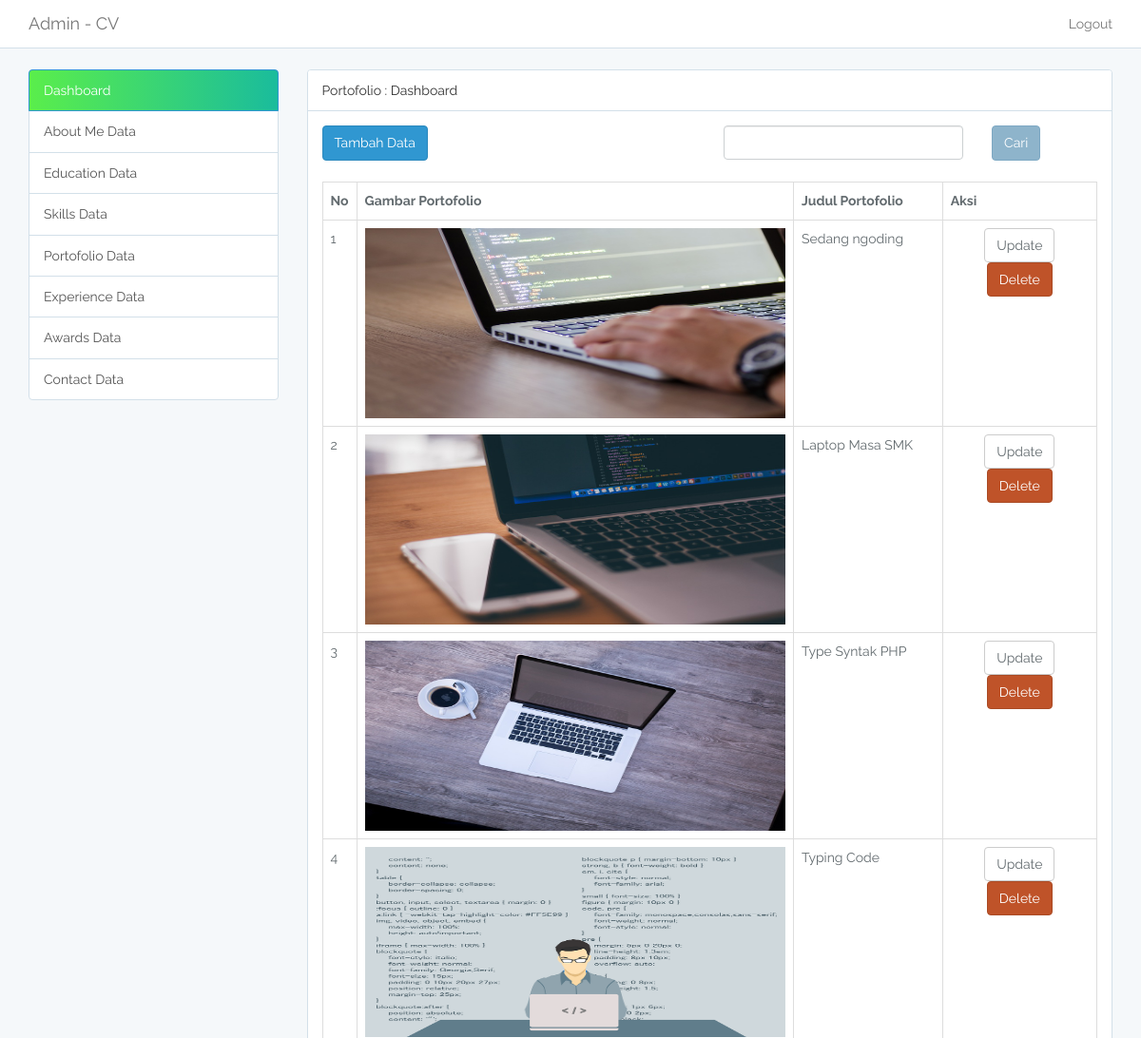
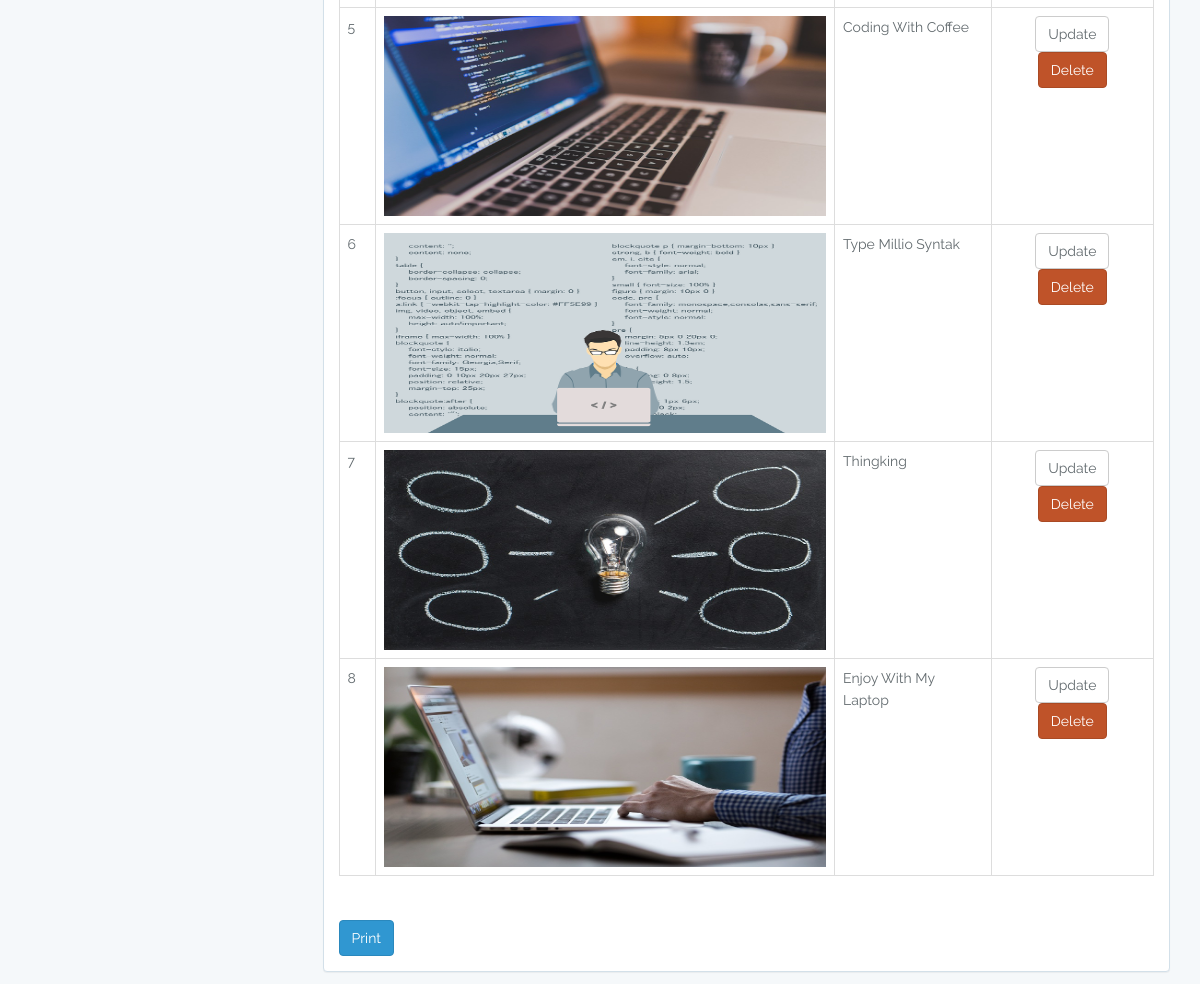
The app's page /cv_admin/dashboard.php?page=portofolio (signed in) with its own data (2 pictures, top to bottom).
### tables this page shows
CREATE TABLE `tb_portofolio` (
  `id` int(11) NOT NULL,
  `gambar_porto` varchar(30) NOT NULL,
  `judul_porto` varchar(30) NOT NULL
);

### cv_admin/portofolio.php (the view, shortened to what this page needs)
    <?php
    include_once "controller.php";
    $myFunction = new CV();
    $data = $myFunction->select("tb_portofolio");
    ?>
<div class="panel panel-default" id="panel-about">
<div class="panel-heading">Portofolio : Dashboard</div>
<div class="panel-body">
    <div class="row">
        <div class="col-sm-3">
            <a href="dashboard.php?page=addPortofolio" class="btn btn-primary">Tambah Data</a>
            <br>
            <br>
        </div>
        <div class="col-sm-4 col-sm-offset-3">
            <form method="post">
                <div class="form-group">
                    <input type="search" class="form-control" name="search"></button>
                </div>
        </div>
        <div class="col-sm-1">
            <button class="btn btn-info" name="getCari">Cari
        </div>
    </div>
    <table class="table table-hovered table-bordered table-responsive">
        <tr>
            <th>No</th>
            <th>Gambar Portofolio</th>
            <th>Judul Portofolio</th>
            <th>Aksi</th>
        </tr>
        <?php
        $no = 1;
        if(count($data) > 0){
            foreach($data as $ds){ ?>
                <tr>
                    <td><?= $no; ?></td>
                    <td><img class="img-responsive" src="image/<?php echo $ds['gambar_porto']; ?>" style="width: 450px; height: 200px;"></td>
                    <td><?= $ds['judul_porto']; ?></td>
                    <td colspan="2" class="text-center">
                        <a href="dashboard.php?page=updatePortofolio&id=<?= $ds['id'] ?>" class="btn btn-default">Update</a>
                        <a onclick="return confirm('Yakin Ingin Menghapus ?')" href="dashboard.php?page=portofolio&hapus&id=<?= $ds['id'] ?>" class="btn btn-danger" id="getDelete">Delete</a>
                    </td>
                </tr>
            <?php $no++; }
        }else{ ?>
            <tr>
                <td colspan="4" class="text-center">Tidak ada data</td>
            </tr>
        <?php }
        ?>
    </table>
    <br>
    <button class="btn btn-primary" onclick="<?= $data = $myFunction->toPdf() ?>">Print</button>
</div>
</div>

### cv_admin/dashboard.php (shortened to what this page needs)
<!DOCTYPE html>
<html lang="en">
<head>
    <link rel="stylesheet" href="css/app.css">
    <link rel="stylesheet" href="css/sweetalert2.min.css">
    <?php
        include "controller.php";
    ?>
</head>
<body>
<nav class="navbar navbar-default navbar-static-top">
<div class="container">
    <div class="navbar-header">
        <a class="navbar-brand" href="">
            Admin - CV
        </a>
    </div>
    <div class="collapse navbar-collapse" id="app-navbar-collapse">
        <ul class="nav navbar-nav">
        </ul>
        <ul class="nav navbar-nav navbar-right">
                <li>
                   <a href="dashboard.php?logout" onclick="return confirm('Yakin')">Logout</a>
                </li>
        </ul>
    </div>
</div>
</nav>
<div class="container">
        <div class="row">
            <div class="col-sm-3">
                <div class="list-group">
                    <a class="list-group-item active" href="" id="item-dashboard">Dashboard</a>
                    <a class="list-group-item" href="?page=about" id="item-about">About Me Data</a>
                    <a class="list-group-item" href="?page=education" id="item-education">Education Data</a>
                    <a class="list-group-item" href="?page=skills" id="item-skills">Skills Data</a>
                    <a class="list-group-item" href="?page=portofolio" id="item-portofolio">Portofolio Data</a>
                    <a class="list-group-item" href="?page=experience" id="item-experience">Experience Data</a>
                    <a class="list-group-item" href="?page=awards" id="item-awards">Awards Data</a>
                    <a class="list-group-item" href="?page=contact" id="item-contact">Contact Data</a>
                </div>
            </div>
            <div class="col-sm-9">
                <?php
                    @$page = $_GET['page'];
                    if(!$page){
                        include "dashboard_inc.php";
                    }else if($page == "about"){
                        include "about.php";
                    }else if($page == "updateAbout"){
                        include "updateAbout.php";
                    }else if($page == "education"){
                        include "education.php";
                    }else if($page == "addEducation"){
                        include "addEducation.php";
                    }else if($page == "updateEducation"){
                        include "updateEducation.php";
                    }else if($page == "skills"){
                        include "skills.php";
                    }else if($page == "addSkills"){
                        include "addSkills.php";
                    }else if($page == "updateSkill"){
                        include "updateSkill.php";
                    }else if($page == "portofolio"){
                        include "portofolio.php";
                    }else if($page == "addPortofolio"){
                        include "addPortofolio.php";
                    }else if($page == "updatePortofolio"){
                        include "updatePortofolio.php";
                    }else if($page == "experience"){
                        include "experience.php";
                    }else if($page == "addExperience"){
                        include "addExperience.php";
                    }else if($page == "updateExperience"){
                        include "updateExperience.php";
                    }else if($page == "awards"){
                        include "awards.php";
                    }else if($page == "addAwards"){
                        include "addAwards.php";
                    }else if($page == "updateAwards"){
                        include "updateAwards.php";
                    }else if($page == "contact"){
                        include "contact.php";
                    }
                 ?>
            </div>
        </div>
    </div>
</body>
</html>

### cv_admin/controller.php (shortened to what this page needs)
<?php
    $username = "root";
    $password = "";
    $database = "db_cvonline";
    $hostname = "localhost";
    $con = mysqli_connect($hostname,$username,$password,$database) or die("Connection Corrupt");
    class CV{
        public function select($table){
            global $con;
            $sql = "SELECT * FROM $table";
            $query = mysqli_query($con,$sql);
            $data = [];
            while($bigData = mysqli_fetch_assoc($query)){
                $data[] = $bigData;
            }
            return $data;
        }
                    ?>
                <?php
        public function toPdf(){
            echo "window.print()";
        }
    }
?>

### cv_admin/dashboard.php (style rules this page uses)
.active { background: linear-gradient(90deg,#5AEE4B,#1ABC9C); }

### records on screen
tb_portofolio: gambar_porto (picture), judul_porto "Sedang ngoding"
tb_portofolio: gambar_porto (picture), judul_porto "Laptop Masa SMK"
tb_portofolio: gambar_porto (picture), judul_porto "Type Syntak PHP"
tb_portofolio: gambar_porto (picture), judul_porto "Typing Code"
tb_portofolio: gambar_porto (picture), judul_porto "Coding With Coffee"
tb_portofolio: gambar_porto (picture), judul_porto "Type Millio Syntak"
tb_portofolio: gambar_porto (picture), judul_porto "Thingking"
tb_portofolio: gambar_porto (picture), judul_porto "Enjoy With My Laptop"
